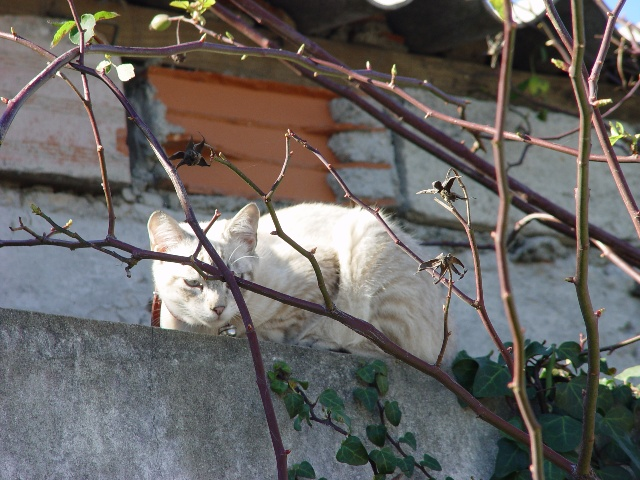
#> input picture resources/cat.jpg, 640 x 480 px
$ jupyter execute '009.Blur Filters.ipynb'   (shell and % lines are left out)
#> lines starting #> are read from the running program, lines starting #| are printed output that depends on the picture
### notebook_util.py
from functools import partial

def imshow(cv2, name, input, fig_size=None, cmap="gray"):
    """
    params:
        name - The "title" that would show on OpenCv window.
        input - the input data
        **the two params are the existing parameters in opencv.imshow**
        fig_size - receives a tuple for the image size to be printed in the notebook
        cmap - a matplotlib-compliant color map code to use in our image
    """
    ## by default, we'll infer the image rendering size by the input shape
    ## assuming a density of 80 dpi
    if fig_size is None:
        dpi = 80
        im_data = input
        try:
            height, width, depth = im_data.shape
        except:
            height, width = im_data.shape
        fig_size = width / float(dpi), height / float(dpi)

    try:
        input = cv2.cvtColor(input,cv2.COLOR_BGR2RGB)
    except :
        input = input

    import matplotlib.pyplot as plt
    get_ipython().magic(u'matplotlib inline')

    fig, ax = plt.subplots(figsize=fig_size)
    print("Showing Image: {}".format(name))
    ax.imshow(input, interpolation='none', aspect="auto", cmap=cmap)
    plt.show()

def override_imshow(cv2):
    ## from now on, cv2.imshow will call our function instead.
    cv2.imshow = partial(imshow, cv2)

### 009.Blur Filters.ipynb
[cell 1]
import notebook_util
import cv2
from matplotlib import pyplot as plt
import numpy as np
notebook_util.override_imshow(cv2)

[cell 2]
image_data = cv2.imread("./resources/cat.jpg")[180:400:, :]
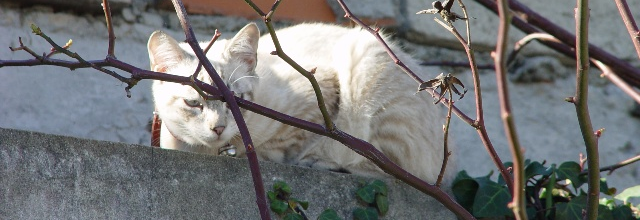
#> image_data: shape (220, 640, 3); mean B, G, R 117.2, 116.7, 115.5
cv2.imshow("Original Image", image_data, (15,5))

we can use the **cv2.blur** method and pass it the size for the kernel. cv2.blur performs a box filter with the kernel passed in.

[cell 3]
blur = cv2.blur(image_data, (3,3))
cv2.imshow('3x3 Kernel Blurring', blur, (15,5))

We can also use **cv2.filter2D** with a custom filter matrix

[cell 4]
kernel_3x3 = np.ones((3, 3), np.float32)
kernel_3x3

Although, when we define our filters "by hand" we need to make sure they are normalized (the sum of the filter values must be 1)

[cell 5]
## the kernels must always be normalized
kernel_3x3 = kernel_3x3 / 9

[cell 6]
blurred = cv2.filter2D(image_data, -1, kernel_3x3)
cv2.imshow('3x3 Kernel Blurring', blurred, (15,5))

[cell 7]
kernel_7x7 = np.ones((7, 7), np.float32)
kernel_7x7 = kernel_7x7 / np.sum(kernel_7x7)

[cell 8]
blurred = cv2.filter2D(image_data, -1, kernel_7x7)
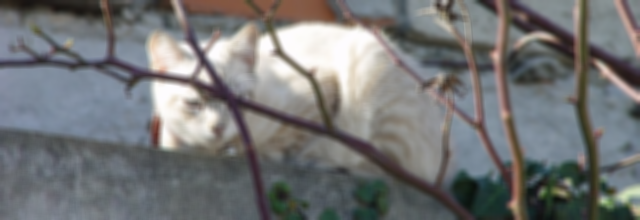
#> blurred: shape (220, 640, 3); mean B, G, R 117.2, 116.7, 115.5
cv2.imshow('3x3 Kernel Blurring', blurred, (15,5))

We can also use a gausian kernel with **cv2.GaussianBlur**

[cell 9]
Gaussian = cv2.GaussianBlur(image_data, (7,7), 0)
cv2.imshow('Gaussian Blurring', Gaussian, (15,5))

**cv2.medianBlur**

[cell 10]
median = cv2.medianBlur(image_data, 5)
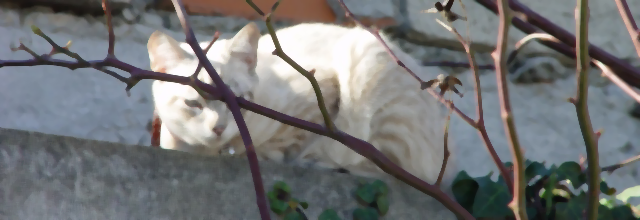
#> median: shape (220, 640, 3); mean B, G, R 117.1, 116.5, 115.2
cv2.imshow('Median Blurring', median, (15,5))

**cv2.bilateralFilter**

[cell 11]
bilateral = cv2.bilateralFilter(image_data, 9, 75, 75)
cv2.imshow('Bilateral Blurring', bilateral, (15,5))

$ run again, with resources/Patrick_Stewart_and_Hugh_Jackman_Press_Conference_Logan_Berlinale_2017_01.jpg copied over resources/cat.jpg
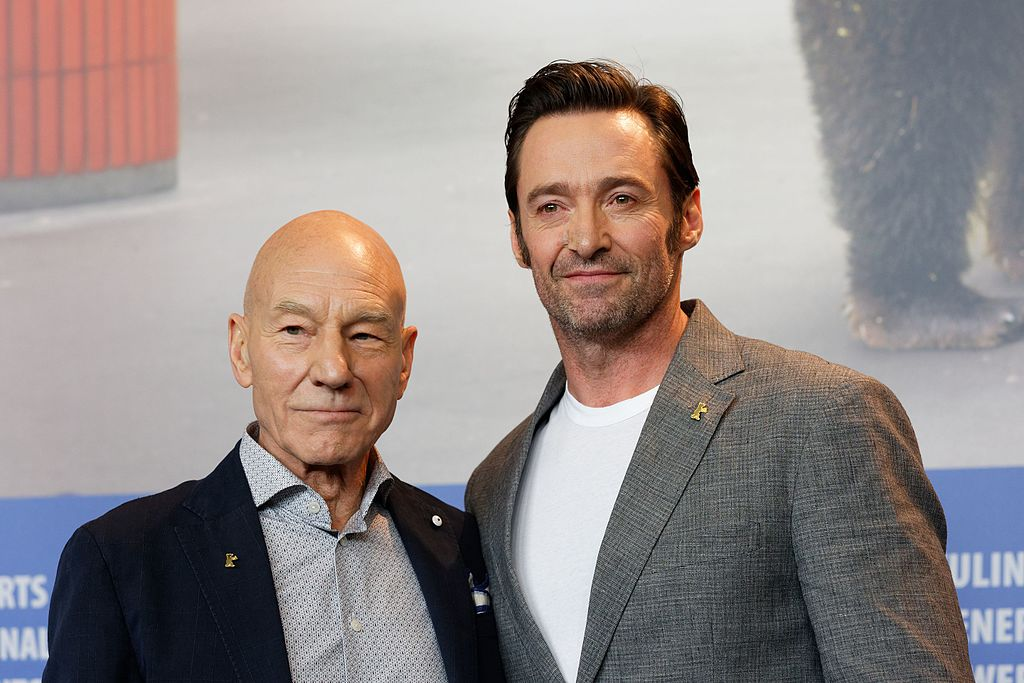
#> input picture resources/Patrick_Stewart_and_Hugh_Jackman_Press_Conference_Logan_Berlinale_2017_01.jpg, 1024 x 683 px
#> `image_data = cv2.imread("./resources/cat.jpg")[180:400:, :]`:
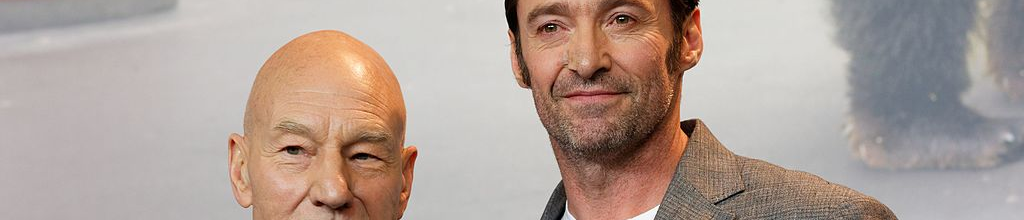
#> image_data: shape (220, 1024, 3); mean B, G, R 152.4, 160.6, 176.9
#> `blurred = cv2.filter2D(image_data, -1, kernel_7x7)`:
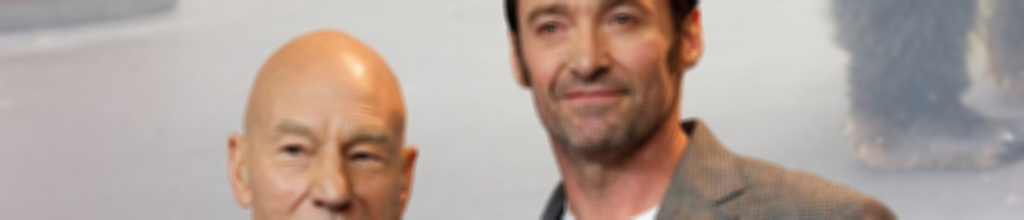
#> blurred: shape (220, 1024, 3); mean B, G, R 152.4, 160.6, 176.9

$ run again, with resources/andorra.jpg copied over resources/cat.jpg
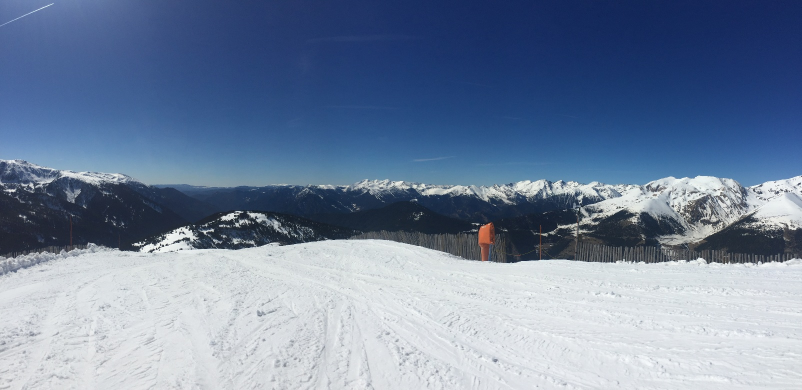
#> input picture resources/andorra.jpg, 1604 x 780 px (shown at 1/2 size)
#> `image_data = cv2.imread("./resources/cat.jpg")[180:400:, :]`:
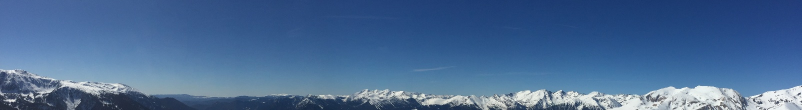
#> image_data: shape (220, 1604, 3) (shown at 1/2 size); mean B, G, R 147.9, 106.2, 73.3
#> `blurred = cv2.filter2D(image_data, -1, kernel_7x7)`:
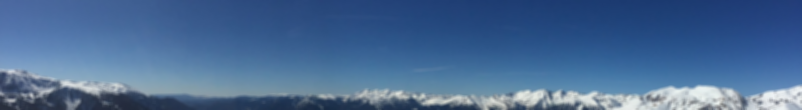
#> blurred: shape (220, 1604, 3) (shown at 1/2 size); mean B, G, R 147.9, 106.2, 73.3
